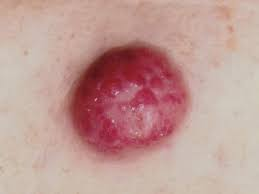
#> input picture dataset/train/train/skin_cancer/skin_cancer_08.jpg, 259 x 194 px, found by its file name
$ python sobel.py   (older library calls are emulated)
#> lines starting #> are read from the running program, lines starting #| are printed output that depends on the picture; after the words box and inside, x2 and y2 are one past the last pixel; in counts of white or black regions, pixels touching at a corner belong together
import cv2

# Görüntüyü yükle (gri tonlamalı ve histogram eşitlenmiş)
gri_goruntu = cv2.imread('./dataset/train/train/skin_cancer/skin_cancer_08.jpg', cv2.IMREAD_GRAYSCALE)
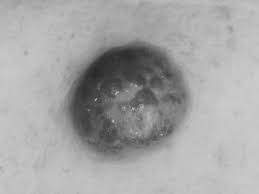
#> gri_goruntu: shape (194, 259); min 39, max 205, mean 164.9
image = cv2.imread('./dataset/train/train/skin_cancer/skin_cancer_08.jpg')
#> image is the input picture: shape (194, 259, 3); mean B, G, R 148.5, 154.3, 192.2
gri_goruntu= cv2.resize(gri_goruntu, None, fx=5, fy=5, interpolation=cv2.INTER_LINEAR)
#> gri_goruntu: shape (970, 1295)

# ISODATA eşikleme
_, isodata_goruntu = cv2.threshold(gri_goruntu, 0, 255, cv2.THRESH_BINARY + cv2.THRESH_OTSU)
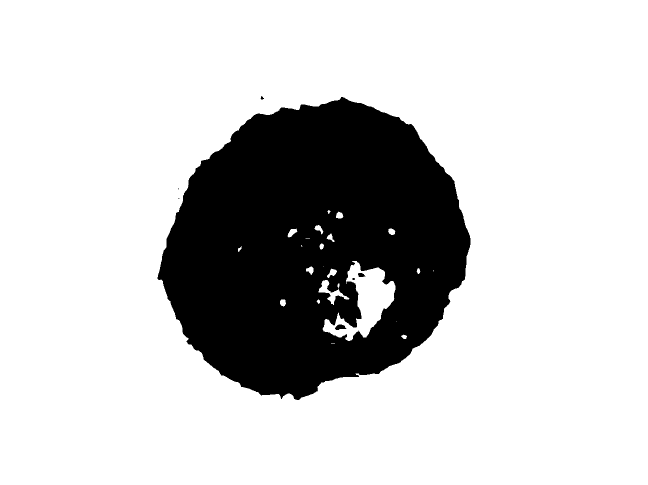
#> isodata_goruntu: shape (970, 1295) (shown at 1/2 size); 79.1% white; 7 black regions (3 under 20 px), largest, box (x1, y1, x2, y2) and area: (315, 194, 941, 800) 262354, (670, 649, 693, 660) 167, (716, 546, 731, 554) 89, (521, 192, 528, 199) 29

 #Çerçeveli görüntüyü göster
cv2.imshow('ISODATA Goruntu', isodata_goruntu)


# Sobel filtresi uygula
sobel_goruntu_x = cv2.Sobel(gri_goruntu, cv2.CV_64F, 1, 0, ksize=5)
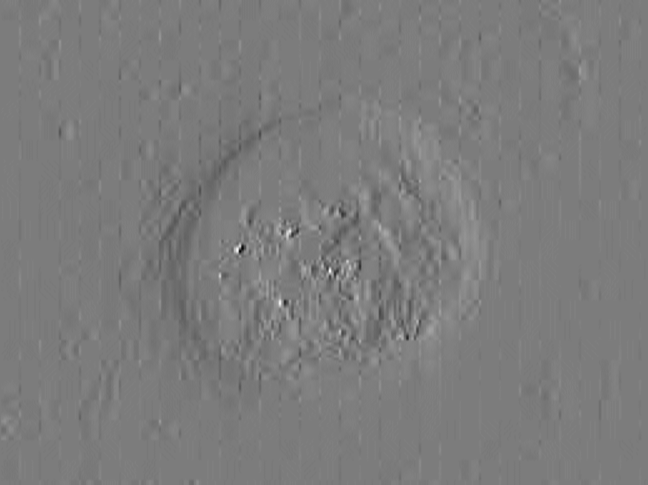
#> sobel_goruntu_x: shape (970, 1295) float64 (shown at 1/2 size); min -1537, max 1619, mean 0.6; drawn with min black and max white
sobel_goruntu_y = cv2.Sobel(gri_goruntu, cv2.CV_64F, 0, 1, ksize=5)
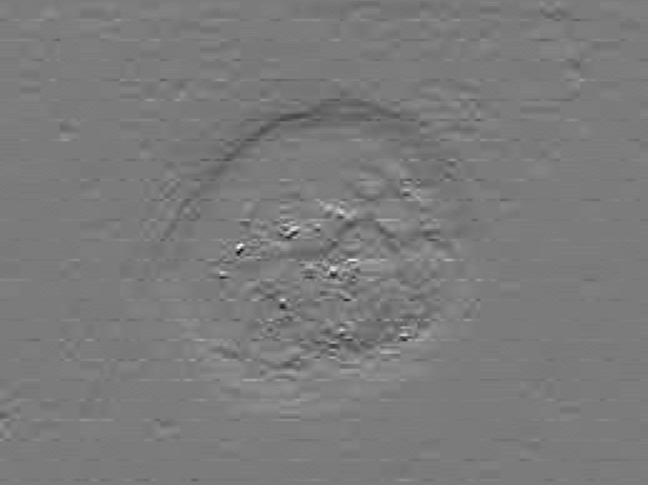
#> sobel_goruntu_y: shape (970, 1295) float64 (shown at 1/2 size); min -1409, max 1506, mean 2; drawn with min black and max white
sobel_goruntu = cv2.magnitude(sobel_goruntu_x, sobel_goruntu_y)
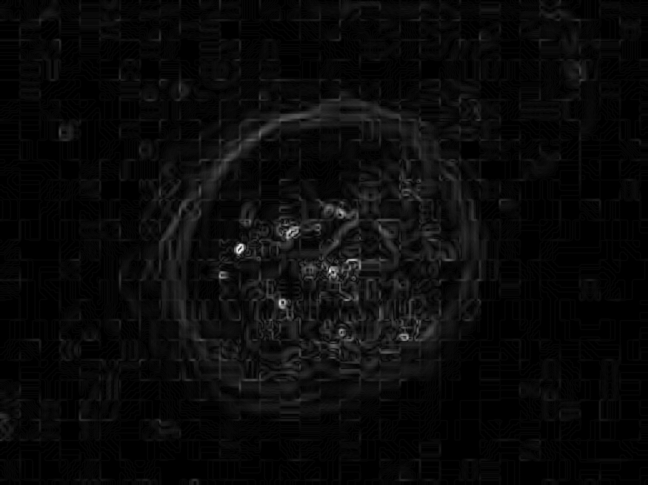
#> sobel_goruntu: shape (970, 1295) float64 (shown at 1/2 size); min 0, max 1787.7, mean 68; drawn with min black and max white

# Kenarları bul ve çerçevele
kenarlar = cv2.Canny(sobel_goruntu.astype('uint8'), 100, 500)
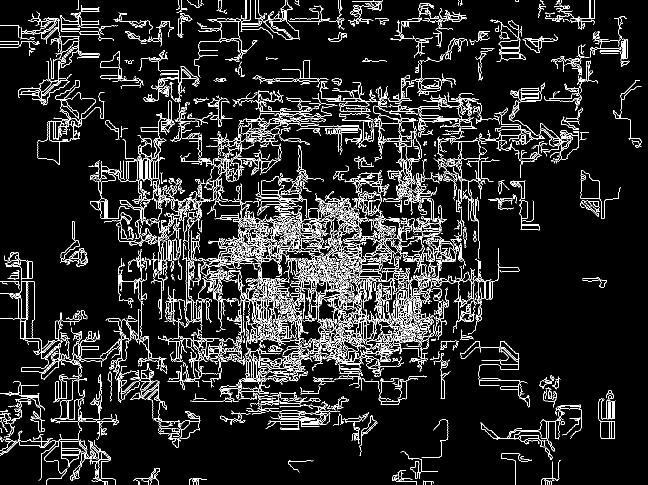
#> kenarlar: shape (970, 1295) (shown at 1/2 size); 9.2% white in thin lines or dots
kontur, _ = cv2.findContours(kenarlar, cv2.RETR_EXTERNAL, cv2.CHAIN_APPROX_SIMPLE)
#> kontur = 1774 contours, 1460 with area under 20; largest, box (x1, y1, x2, y2) and area: (0, 564, 174, 806) 1520, (329, 573, 437, 755) 1115, (1197, 780, 1231, 878) 1024, (350, 822, 401, 878) 1022, (364, 383, 432, 647) 1016

# Çerçeveli görüntüyü çiz
for cnt in kontur:
    x, y, w, h = cv2.boundingRect(cnt)
    cv2.rectangle(gri_goruntu, (x, y), (x + w, y + h), (0, 255, 0), 1)
#> this loop made 1774 passes
#> (x, y, w, h) on passes 1 to 3: (847, 961, 20, 9), (285, 961, 13, 9), (183, 960, 13, 3)
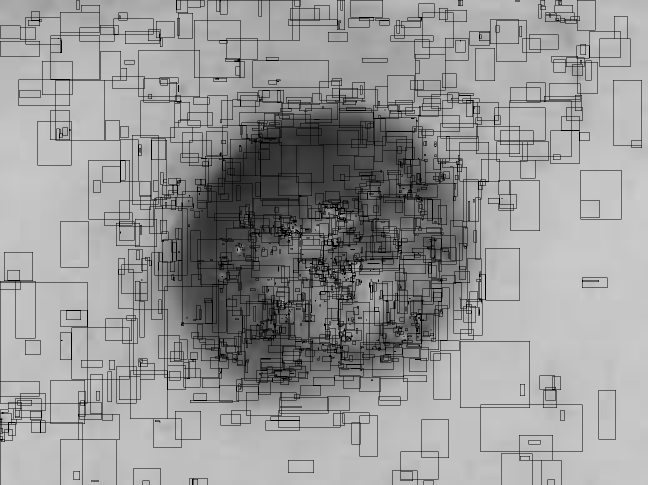
#> gri_goruntu: shape (970, 1295) (shown at 1/2 size); min 0, max 205, mean 152.9


image= cv2.resize(image, None, fx=3, fy=3, interpolation=cv2.INTER_LINEAR)
#> image: shape (582, 777, 3)


# Çerçeveli görüntüyü göster
cv2.imshow('Cerceveli Goruntu', gri_goruntu)
cv2.imshow('Orijinal Goruntu', image)
cv2.waitKey(0)
cv2.destroyAllWindows()

$ run again, with dataset/train/train/skin_cancer/skin_cancer_00.jpg copied over dataset/train/train/skin_cancer/skin_cancer_08.jpg
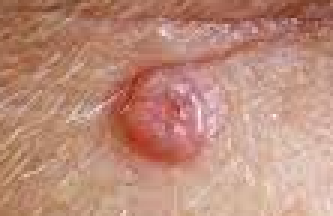
#> input picture dataset/train/train/skin_cancer/skin_cancer_00.jpg, 111 x 72 px, found by its file name (shown 3 times larger)
#> image is the input picture: shape (72, 111, 3); mean B, G, R 122.8, 140.4, 188.5
#> `_, isodata_goruntu = cv2.threshold(gri_goruntu, 0, 255, cv2.THRESH_BIN..`:
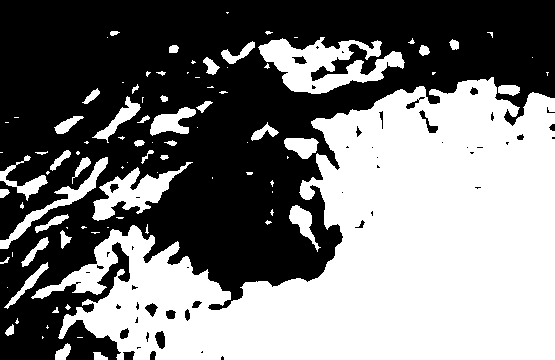
#> isodata_goruntu: shape (360, 555); 47.8% white; 94 white regions (52 under 20 px), largest, box (x1, y1, x2, y2) and area: (31, 77, 555, 360) 81026, (258, 37, 405, 94) 4156, (92, 162, 193, 221) 2120
#> kenarlar: shape (360, 555); 32.4% white in thin lines or dots
#> kontur = 2831 contours, 2621 with area under 20; largest, box (x1, y1, x2, y2) and area: (192, 227, 366, 360) 1276, (395, 61, 467, 99) 664, (473, 262, 555, 354) 640, (344, 25, 432, 105) 530, (217, 106, 311, 191) 502
#> the loop `for cnt in kontur:` made 2831 passes
#> (x, y, w, h) on passes 1 to 3: (221, 359, 1, 1), (214, 359, 1, 1), (127, 359, 1, 1)
#> after the loop `for cnt in kontur:`:
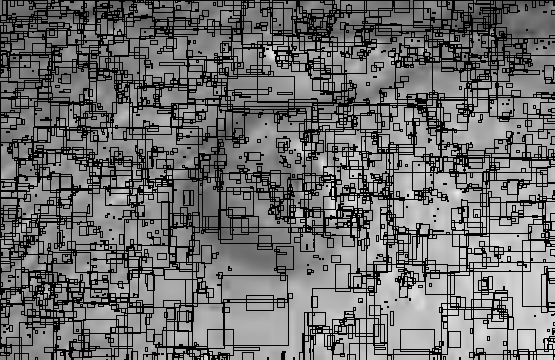
#> gri_goruntu: shape (360, 555); min 0, max 240, mean 111.2
#> image: shape (216, 333, 3)

$ run again, with dataset/train/train/skin_cancer/skin_cancer_01.jpg copied over dataset/train/train/skin_cancer/skin_cancer_08.jpg
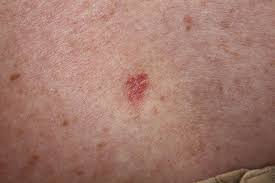
#> input picture dataset/train/train/skin_cancer/skin_cancer_01.jpg, 275 x 183 px, found by its file name
#> image is the input picture: shape (183, 275, 3); mean B, G, R 109.7, 121.4, 162.6
#> `_, isodata_goruntu = cv2.threshold(gri_goruntu, 0, 255, cv2.THRESH_BIN..`:
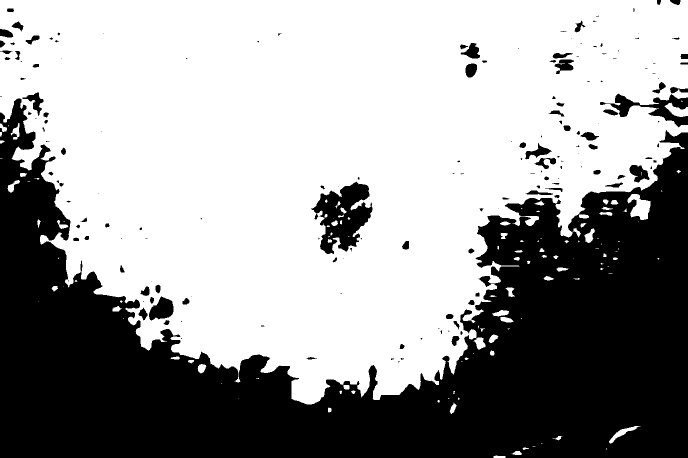
#> isodata_goruntu: shape (915, 1375) (shown at 1/2 size); 61.5% white; 171 black regions (79 under 20 px), largest, box (x1, y1, x2, y2) and area: (0, 197, 1375, 915) 456355, (622, 363, 745, 508) 9630, (1200, 187, 1375, 255) 3793
#> kenarlar: shape (915, 1375); 21.4% white in thin lines or dots
#> kontur = 6980 contours, 6057 with area under 20; largest, box (x1, y1, x2, y2) and area: (892, 395, 978, 466) 822, (45, 52, 156, 142) 726, (882, 120, 981, 169) 695, (795, 713, 847, 762) 671, (1254, 222, 1375, 294) 654
#> the loop `for cnt in kontur:` made 6980 passes
#> (x, y, w, h) on passes 7, 8, 11: (959, 912, 3, 3), (1200, 911, 1, 1), (1061, 911, 6, 4)
#> after the loop `for cnt in kontur:`:
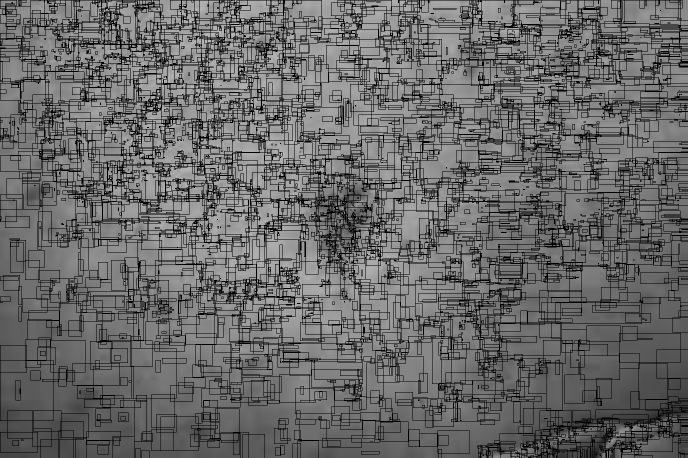
#> gri_goruntu: shape (915, 1375) (shown at 1/2 size); min 0, max 195, mean 104.9
#> image: shape (549, 825, 3)

$ run again, with dataset/train/train/skin_cancer/skin_cancer_02.jpg copied over dataset/train/train/skin_cancer/skin_cancer_08.jpg
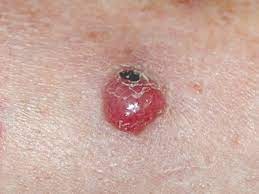
#> input picture dataset/train/train/skin_cancer/skin_cancer_02.jpg, 259 x 194 px, found by its file name
#> image is the input picture: shape (194, 259, 3); mean B, G, R 158, 168, 201.4
#> isodata_goruntu: shape (970, 1295); 85% white; 168 black regions (75 under 20 px), largest, box (x1, y1, x2, y2) and area: (414, 126, 847, 694) 131489, (699, 0, 1254, 120) 32261, (49, 0, 211, 118) 7773
#> kenarlar: shape (970, 1295); 26.5% white in thin lines or dots
#> kontur = 11568 contours, 10463 with area under 20; largest, box (x1, y1, x2, y2) and area: (792, 737, 883, 810) 958, (792, 585, 852, 683) 913, (25, 132, 183, 206) 796, (0, 823, 108, 917) 688, (1092, 741, 1194, 801) 650
#> the loop `for cnt in kontur:` made 11568 passes
#> (x, y, w, h) on passes 1, 3, 7: (860, 969, 1, 1), (679, 964, 2, 6), (1164, 963, 9, 7)
#> after the loop `for cnt in kontur:`:
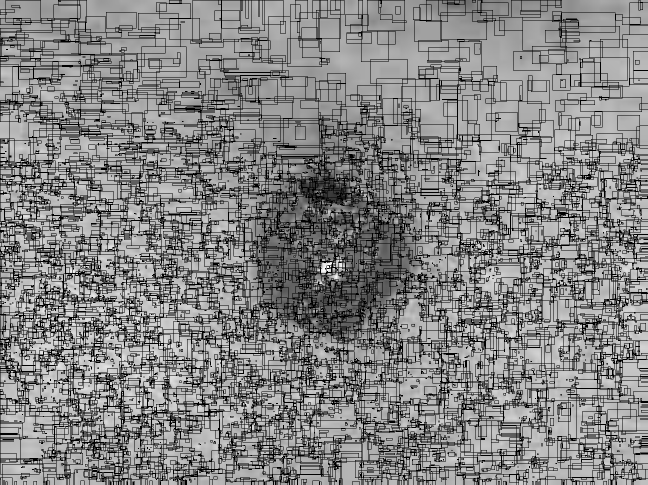
#> gri_goruntu: shape (970, 1295) (shown at 1/2 size); min 0, max 255, mean 132.7
#> image: shape (582, 777, 3)
